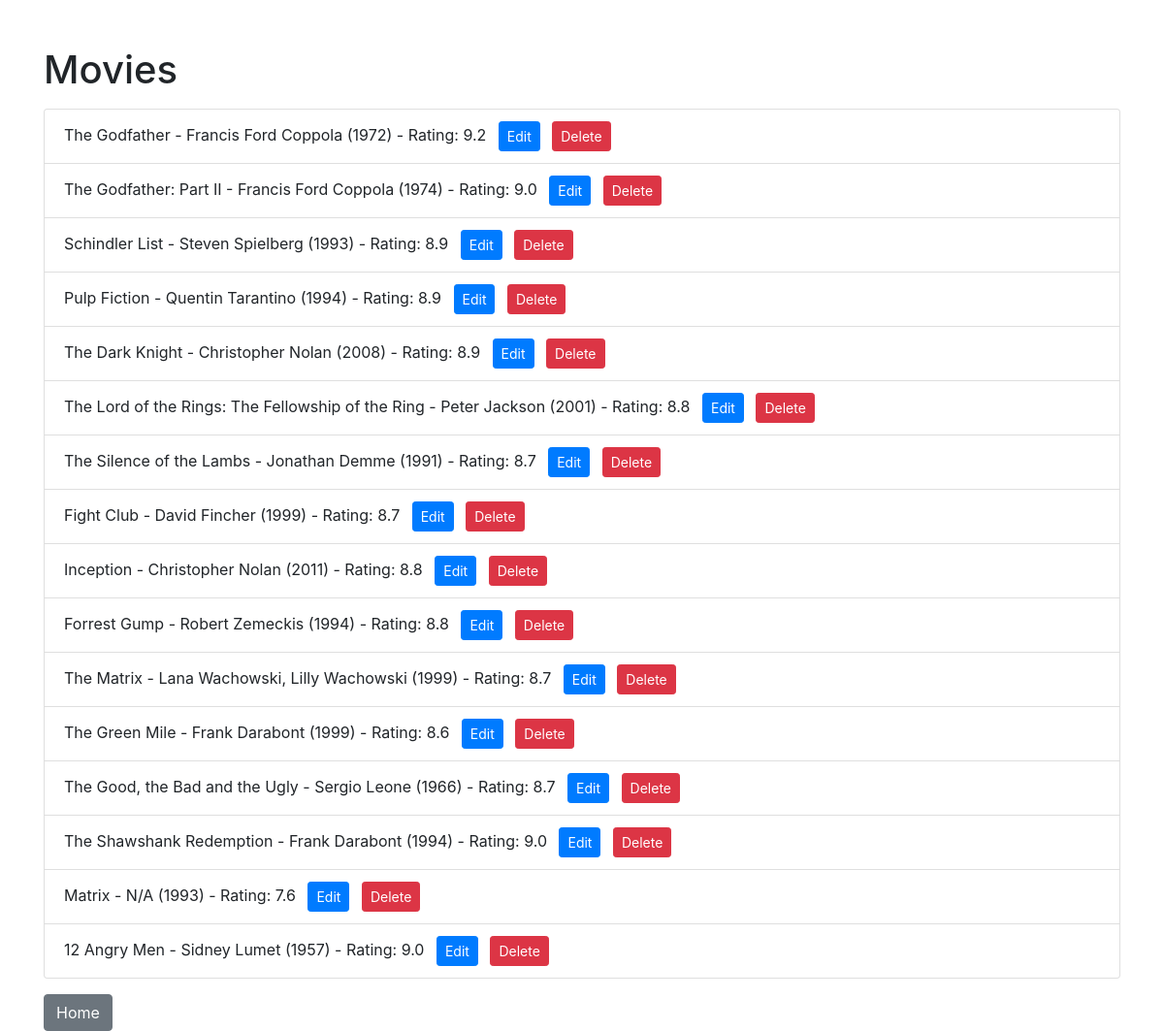
Page /users/1/movies on the earlier database version.
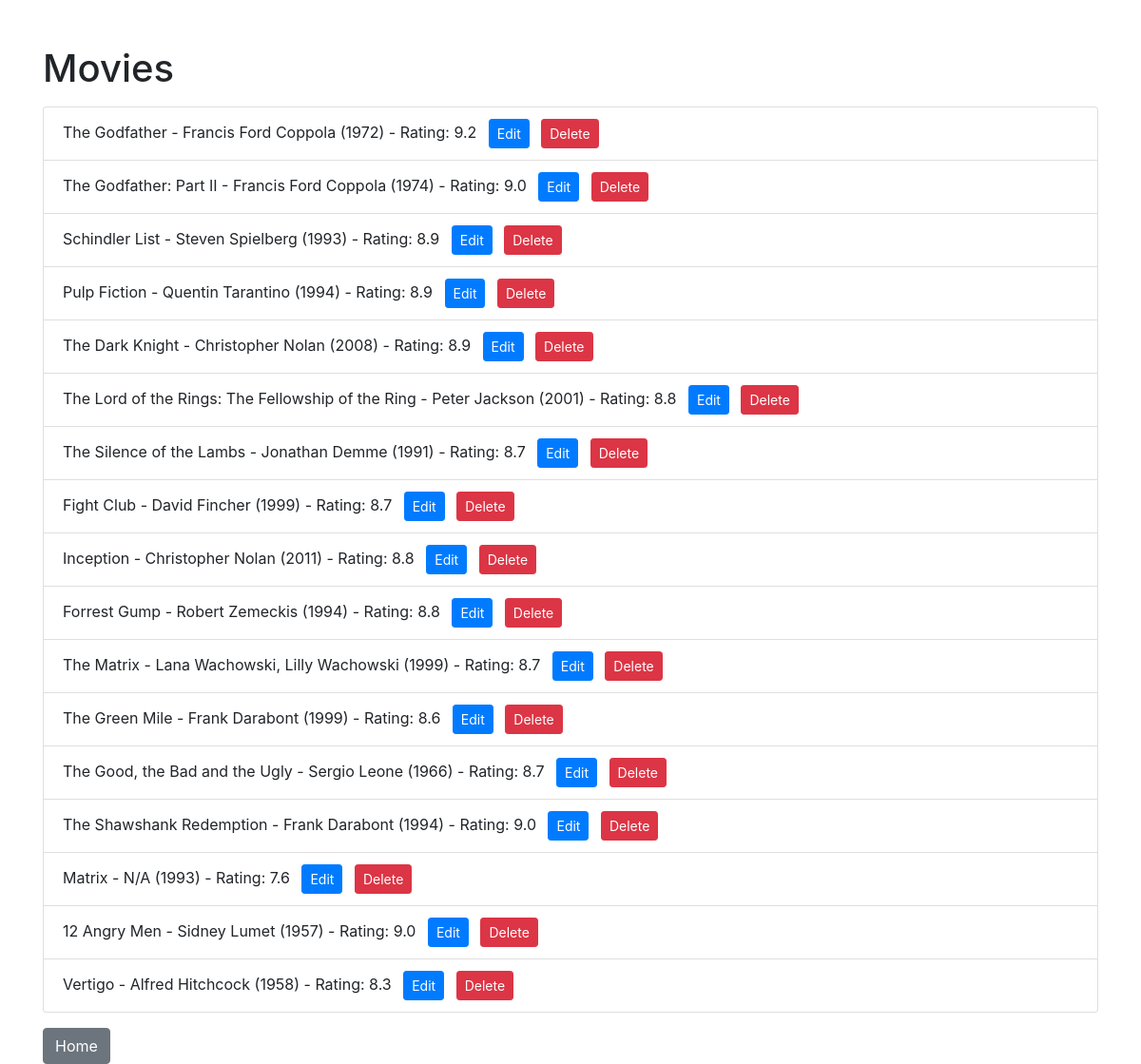
Same page on the later database version.
### models.py (models this page shows)
class Movie(db.Model):
    movie_id = db.Column(db.Integer, primary_key=True)
    name = db.Column(db.String(120), nullable=False)
    director = db.Column(db.String(120), nullable=False)
    year = db.Column(db.Integer, nullable=False)
    rating = db.Column(db.Float, nullable=False)
    user_id = db.Column(db.Integer, db.ForeignKey('user.user_id'), nullable=False)

### app.py (the view)
@app.route('/users/<int:user_id>')
@app.route('/users/<int:user_id>/movies')
def user_movies(user_id):
    user = data_manager.get_user_by_id(user_id)
    if not user:
        logging.error(f"User not found: {user_id}")
        return "User not found", 404
    movies = data_manager.get_user_movies(user_id)
    return render_template('movies.html', movies=movies, user_id=user_id)

### datamanager/sqlite_data_manager.py (called while the page is built)
    def get_user_movies(self, user_id):
        try:
            return Movie.query.filter_by(user_id=user_id).all()
        except SQLAlchemyError as e:
            print(f"Database error: {str(e)}")
            return []

    def get_user_by_id(self, user_id):
        try:
            return User.query.get(user_id)
        except SQLAlchemyError as e:
            print(f"Database error: {str(e)}")
            return None

### templates/movies.html (shortened to what this page needs)
<!DOCTYPE html>
<html>
<head>
    <link rel="stylesheet" href="https://stackpath.bootstrapcdn.com/bootstrap/4.5.2/css/bootstrap.min.css">
</head>
<body>
    <div class="container">
        <h1 class="mt-5">Movies</h1>
        <ul class="list-group mt-3">
            {% for movie in movies %}
                <li class="list-group-item">{{ movie.name }} - {{ movie.director }} ({{ movie.year }}) - Rating: {{ movie.rating }}
                    <a href="{{ url_for('update_movie', user_id=user_id, movie_id=movie.movie_id) }}" class="btn btn-primary btn-sm ml-2">Edit</a>
                    <a href="{{ url_for('delete_movie', user_id=user_id, movie_id=movie.movie_id) }}" class="btn btn-danger btn-sm ml-2">Delete</a>
                </li>
            {% endfor %}
        </ul>
        <a href="{{ url_for('home') }}" class="btn btn-secondary mt-3">Home</a>
    </div>
</body>
</html>

Differences in the rows shown:
added Movie: name "Vertigo", director "Alfred Hitchcock", year "1958", rating "8.3"
